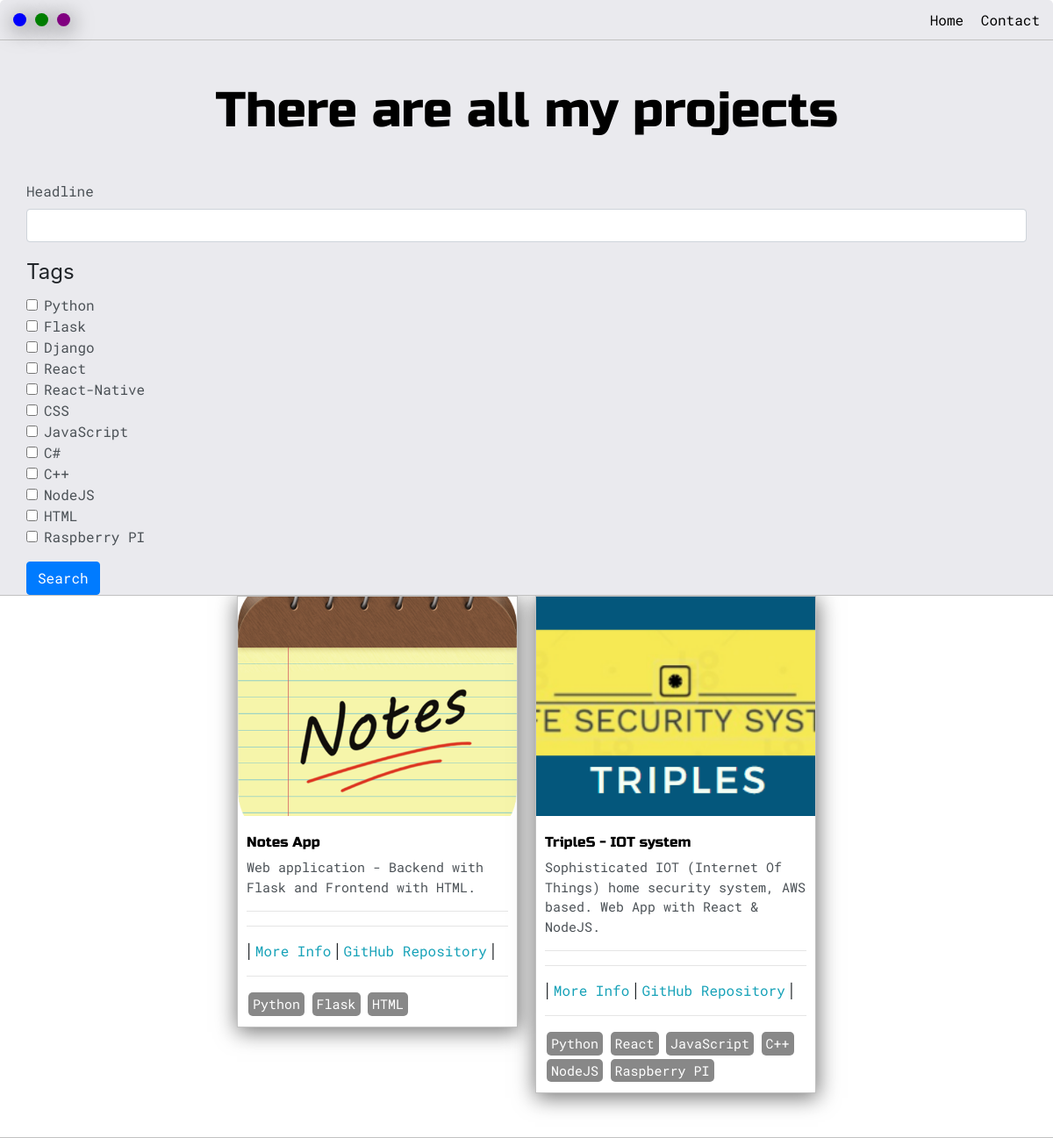
/posts/, run on the app's committed database.
### base_app/models.py (models this page shows, shortened)
class Post(models.Model):
    headline = models.CharField(max_length=80)
    sub_headline = models.CharField(max_length=200, null=True)
    repo_link = models.CharField(max_length=150, null=True, default="#")
    thumbnail = models.ImageField(
        null=True, blank=True, upload_to="images", default="placeholder.png"
    )
    video = models.FileField(null=True, blank=True, upload_to="videos")
    body = RichTextUploadingField(null=True, blank=True)
    date_created = models.DateTimeField(auto_now_add=True)
    is_active = models.BooleanField(default=False)
    featured = models.BooleanField(default=False)
    tags = models.ManyToManyField(Tag, null=True)
    slug = models.SlugField(null=True, blank=True)

class Tag(models.Model):
    name = models.CharField(max_length=50)
    def __str__(self):
        return self.name

### base_app/views.py (the view)
# urls.py: path('posts/', views.posts, name='posts'),
def posts(request):
    posts = Post.objects.filter(is_active=True)
    posts_filter = PostFilter(request.GET, queryset=posts)
    posts = posts_filter.qs  # To apply the search from the 'posts_filter'
    page = request.GET.get('page')
    paginator = Paginator(posts, 3)
    try:
        posts = paginator.page(page)
    except PageNotAnInteger:
        posts = paginator.page(1)
    except EmptyPage:
        posts = paginator.page(paginator.num_pages)
    context = {'posts': posts, 'posts_filter': posts_filter}
    return render(request, 'posts.html', context=context)

### base_app/templates/posts.html (shortened to what this page needs)
{% extends 'base_layout.html' %}
{% load static %}
{% load crispy_forms_tags %}
{% block content %}
    <section class="s1">
        <div class="main-container">
            <div class="greeting-wrapper">
                <h1>There are all my projects</h1>
            </div>
            <form id="searchForm" method="GET">
                {{ posts_filter.form|crispy }}
                <input class="btn btn-primary" type="submit" value="Search">
            </form>
        </div>
    </section>
    <section class="s2">
        <div class="main-container">
            <div class="post-wrapper">
                {% for post in posts %}
                    <div>
                        <div class="post">
                            {% if post.thumbnail.url is not none %}
                                <img class="thumbnail" src="{{ post.thumbnail.url }}">
                            {% else %}
                                <img class="thumbnail" src="{% static 'media/placeholder.png' %}">
                            {% endif %}
                            <div class="post-preview">
                                <h6 class="post-title">{{ post.headline }}</h6>
                                <p class="post-content">{{ post.sub_headline }}</p>
                                <hr>
                                <hr>
                                {% if post.repo_link != '#' %}
                                    | <a href="{% url 'post' post.slug %}">More Info</a>
                                    | <a target="_blank" href="{{ post.repo_link }}">GitHub Repository</a> |
                                {% else %}
                                    | <a href="{% url 'post' post.slug %}">More Info</a> |
                                {% endif %}
                                <hr>
                                {% for tag in post.tags.all %}
                                    <span class="tag">{{ tag }}</span>
                                {% endfor %}
                            </div>
                        </div>
                    </div>
                    {% empty %}
                        <h2>No posts found</h2>
                {% endfor %}
            </div>
        </div>
    </section>
{% endblock %}

### static/css/default.css (style rules this page uses)
:root { --mainColor: #eaeaee; --secondaryColor: #fff; --borderColor: #c1c1c1; --mainText: black; --secondaryText: #4b5156; --themeDotBorder: #24292e; --previewBg: rgb(222, 240, 243, 0.8); --previewShadow: #f0ead6; --buttonColor: black; --skillsArea: #1a8dff; }
html, body { padding: 0; margin: 0; }
body * { transition: 0.3s; }
h1, h2, h3, h4, h5, h6, strong { color: var(--mainText); font-family: 'Russo One', sans-serif; font-weight: 500; padding-top: 10px; }
p, a, li, span, label, input, textarea { color: var(--secondaryText); font-family: 'Roboto Mono', monospace; }
a { text-decoration: none; color: #17a2b8; }
h1 { font-size: 56px; }
h6 { font-size: 16px; }
.s1 { background-color: var(--mainColor); border-bottom: 1px solid var(--borderColor); overflow: auto; }
.s2 { background-color: var(--secondaryColor); border-bottom: 1px solid var(--borderColor); overflow: auto; }
.main-container { width: 1200px; margin: 0 auto; }
.greeting-wrapper { display: grid; text-align: center; align-content: center; min-height: 10em; }
.post-wrapper { display: grid; grid-template-columns: repeat(auto-fit, 320px); gap: 20px; justify-content: center; padding-bottom: 50px; }
.post { border: 1px solid var(--borderColor); -webkit-box-shadow: 1px 4px 23px 1px rgba(0,0,0,0.55); box-shadow: 1px 4px 23px 1px rgba(0,0,0,0.55); }
.tag { display: inline-block; color: #fff; background-color: #888; border-radius: 5px; margin: 2px; padding: 2px 5px; font-size: 15px; }
.thumbnail { display: block; width: 100%; height: 250px; object-fit: cover; }
.post-preview { background-color: white; padding: 10px; margin: 0; }
.post-title { color: black; }
.post-content { color: #4b5156; font-size: 15px; }
@media screen and (max-width: 1200px) { .main-container { width: 95%; } }

### data on the page
Post: thumbnail (picture), headline "Notes App", sub_headline "Web application - Backend with Flask and Frontend with HTML."
Tag: name "Python"
Tag: name "Flask"
Tag: name "HTML"
Post: thumbnail (picture), headline "TripleS - IOT system", sub_headline "Sophisticated IOT (Internet Of Things) home security system, AWS based. Web App with React & NodeJS."
Tag: name "React"
Tag: name "JavaScript"
Tag: name "C++"
Tag: name "NodeJS"
Tag: name "Raspberry PI"
